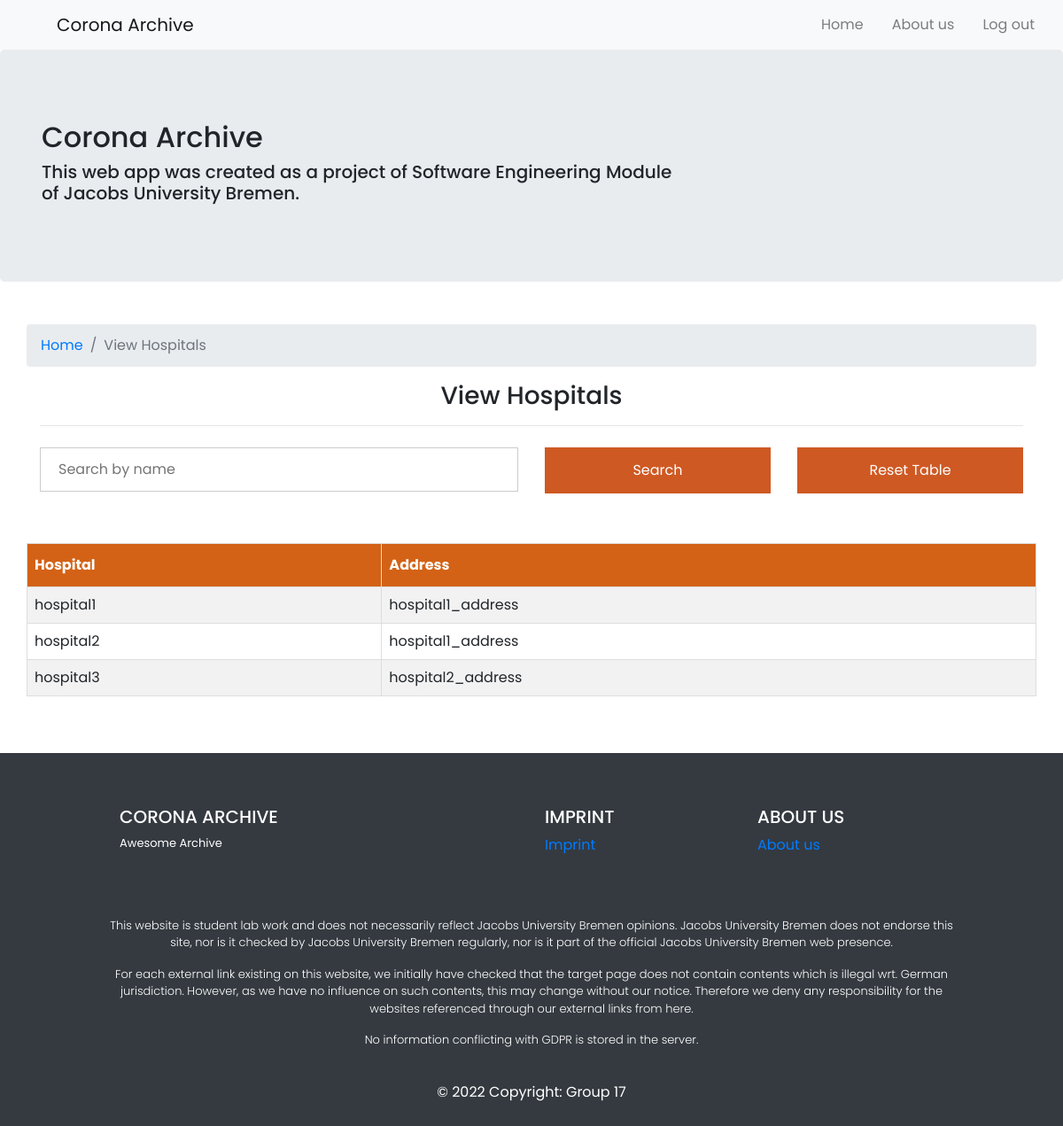
The page /paths/agency/agency_hospital.php (signed in) on the database its author committed.
### tables this page shows
CREATE TABLE Hospital (
    hospital_id INT PRIMARY KEY AUTO_INCREMENT,
    hospital_username CHAR(50) UNIQUE NOT NULL,
    hospital_address CHAR(100) NOT NULL,
    hospital_password CHAR(250) NOT NULL
);

### paths/agency/agency_hospital.php (the view, shortened to what this page needs)
<!DOCTYPE html>
<html>
<head>
    <link rel="stylesheet" href="/assets/css/table.css">
    <link rel="stylesheet" type="text/css" href="/assets/css/bootstrap.min.css">
    <link rel="stylesheet" type="text/css" href="/assets/css/stylesheet.css">
    <link rel="stylesheet" type="text/css" href="/assets/css/style.css">
    <link rel="stylesheet" type="text/css" href="http://cdn.leafletjs.com/leaflet/v0.7.7/leaflet.css" />
</head>
<body>
    <?php
    require_once "../auth/config.php";
    $result = "SELECT * FROM Hospital";
    $query = mysqli_query($link, $result);
    ?>
    <?php
    include "../layout/header.php";
    ?>
    <header class="jumbotron">
        <div class="container">
            <div class="row row-header">
                <div class="col-12 col-sm-8">
                    <h2>Corona Archive
                    </h2>
                    <h5>This web app was created as a project of Software Engineering Module of Jacobs University Bremen.</h5>
                </div>
            </div>
        </div>
    </header>
    <div class="container">
        <div class="row">
            <ol class="col-12 breadcrumb">
                <li class="breadcrumb-item"><a href="/paths/agency/agency_dashboard.php">Home</a></li>
                <li class="breadcrumb-item active">View Hospitals</li>
            </ol>
            <div class="col-12">
                <h3>View Hospitals</h3>
                <hr>
            </div>
        </div>
        <form method="POST">
            <div class="row row-content">
                <div class="col-6">
                    <input type="text" id="searchuser" name="searchhospital" placeholder="Search by name">
                </div>
                <div class="col-3">
                    <input type="submit" value="Search" id="searchinput" name="submitbtn">
                </div>
                <div class="col-3">
                    <input type="submit" value="Reset Table" id="searchinput" name="resetbtn">
                </div>
            </div>
        </form>
        <div class="row row-content my-5">
            <table id="entity_table">
                <tr>
                    <th>Hospital</th>
                    <th>Address</th>
                </tr>
                <?php while ($array = mysqli_fetch_array($query)) { ?>
                    <tr>
                        <td> <?php echo $array["hospital_username"]; ?> </td>
                        <td> <?php echo $array["hospital_address"]; ?> </td>
                    </tr>
                <?php } ?>
            </table>
        </div>
    </div>
    <?php
    include  "../layout/footer.php";
    ?>
</body>
</html>

### assets/css/table.css (style rules this page uses)
* { margin: 0; padding: 0; }
#entity_table { font-family: Arial, Helvetica, sans-serif; border-collapse: collapse; width: 100%; }
#entity_table td, #entity_table th { border: 1px solid #ddd; padding: 8px; }
#entity_table tr:nth-child(even) { background-color: #f2f2f2; }
#entity_table th { padding-top: 12px; padding-bottom: 12px; text-align: left; background-color: #d36216; color: white; }
input[type=text], input[type=password] { width: 100%; padding: 12px 20px; margin: 8px 0; display: inline-block; border: 1px solid #ccc; box-sizing: border-box; }
input[type=submit] { background-color: #cf5923; color: white; padding: 14px 20px; margin: 8px 0; border: none; cursor: pointer; width: 100%; }
.container { padding: 16px; }
h3 { font-weight: bold; text-align: center; }

### assets/css/stylesheet.css (style rules this page uses)
html, body { height: 100%; margin: 0; padding: 0 }
* { margin: 0; padding: 0; box-sizing: border-box; font-family: "Lato", sans-serif; text-decoration: none; color: unset; }
header { z-index: 1000; }

### assets/css/style.css (style rules this page uses)
* { margin: 0; padding: 0; font-family: "poppins"; }
#entity_table { font-family: Arial, Helvetica, sans-serif; border-collapse: collapse; width: 100%; }
#entity_table td, #entity_table th { border: 1px solid #ddd; padding: 8px; }
#entity_table tr:nth-child(even) { background-color: #f2f2f2; }
#entity_table th { padding-top: 12px; padding-bottom: 12px; text-align: left; background-color: #d36216; color: white; }

### rows shown on the page
hospital: hospital_username "hospital1", hospital_address "hospital1_address"
hospital: hospital_username "hospital2", hospital_address "hospital1_address"
hospital: hospital_username "hospital3", hospital_address "hospital2_address"
